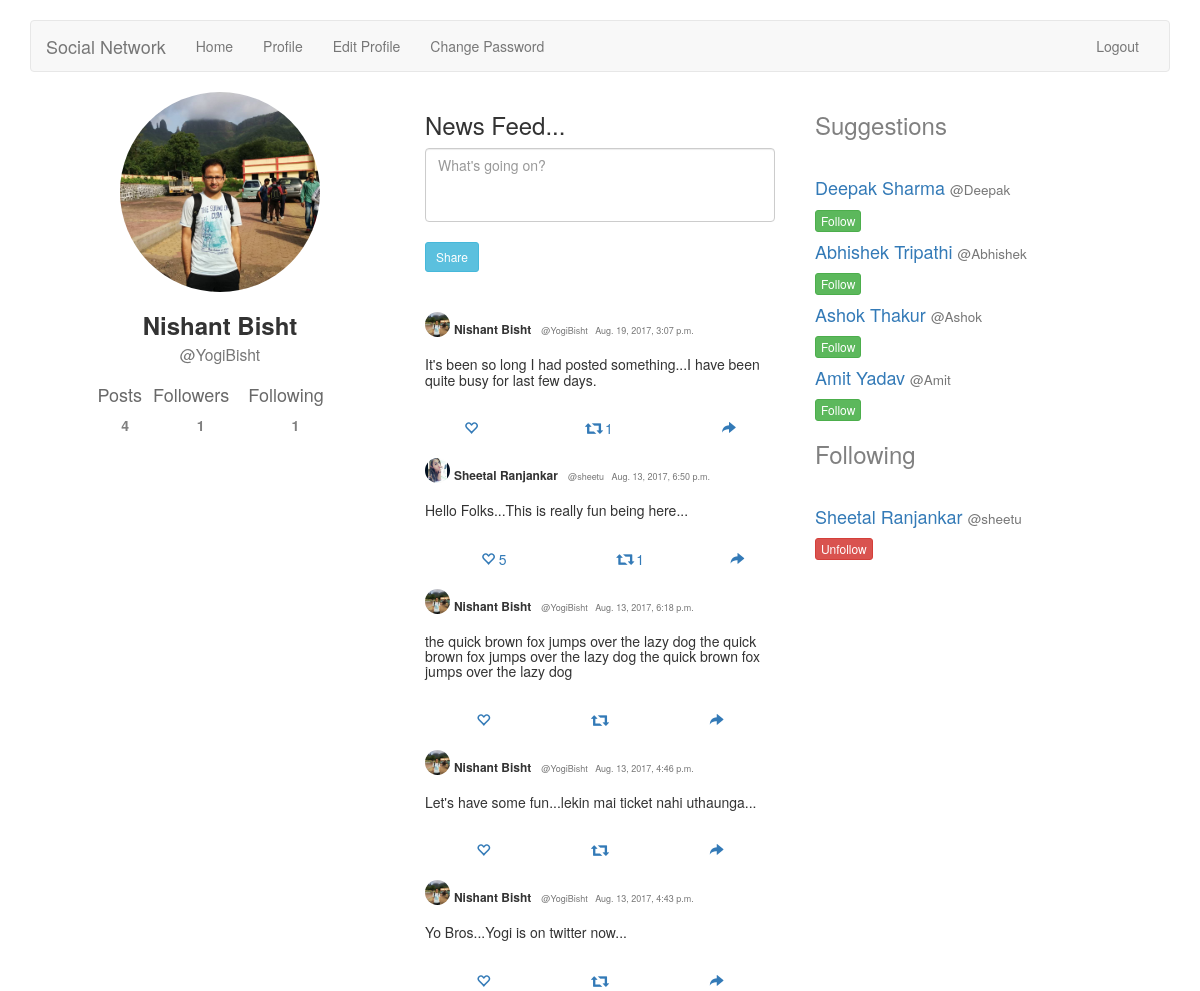
The app's page /accounts/home/ (signed in) with its own data.
### accounts/models.py (models this page shows, shortened)
class UserProfile(models.Model):
    user = models.OneToOneField(User)
    description = models.CharField(max_length=100, default='')
    city = models.CharField(max_length=100, default='')
    website = models.URLField(default='')
    phone = models.IntegerField(default=0)
    image = models.ImageField(upload_to='profile_image', blank=True)
    objects = models.Manager()
    Satara = UserProfileManager()

### home/models.py (models this page shows, shortened)
class Post(models.Model):
    post = models.TextField(max_length=160)
    user = models.ForeignKey(User)
    created = models.DateTimeField(auto_now_add=True)
    updated = models.DateTimeField(auto_now=True)
    likes = models.IntegerField(default=0)
    re_tweets = models.IntegerField(default=0)

class Retweets(models.Model):
    current_post = models.ForeignKey(Post, related_name='user_post', null= True)
    retweeters = models.ManyToManyField(User)
    posted_by = models.ForeignKey(User, related_name='post_owner', null=True)

### home/views.py (the view, shortened to what this page needs)
class HomeView(TemplateView):
    template_name = 'home/home.html'
    def get(self, request):
        form = HomeForm()
        posts = Post.objects.all().order_by('-created')
        users = User.objects.exclude(id=request.user.id)
        user = User.objects.get(id=request.user.id)
        friend, created = Friend.objects.get_or_create(current_user=request.user)
        following = friend.following.all()
        followers = friend.followers.all()
        userpost = Post.objects.filter(user=user).order_by('-created')
        retweets = Retweets.objects.all()
        args = {
            'form':form, 'posts': posts,
            'users':users, 'following': following,
            'followers':followers,
            'userpost':userpost, 'retweets':retweets,
        }
        return render(request, self.template_name, args)

### home/forms.py
class HomeForm(forms.ModelForm):
    post = forms.CharField(widget=forms.Textarea(
        attrs={
            'class': 'form-control',
            'placeholder': "What's going on?",
            'rows': 3,
            'style': 'resize:none;',
        }
    ))
    class Meta:
        model = Post
        fields = ('post',)

### home/templates/home/home.html (shortened to what this page needs)
{% extends 'base.html' %}
{% block body %}
<div class="container" >
    <div class="col-md-4" align="middle">
        {% if user.userprofile.image %}
        <img src="{{ user.userprofile.image.url }}"   align="middle" class="img-circle" width="200" height="200">
        <h3 ><b>{{ user.get_full_name }}</b><br>  <small>@{{ user.username }}</small></h3>
        {% endif %}
        <table style="width:70%">
            <tr style="color: #696969;">
                <th align="center"><h4>Posts</h4></th>
                <th align="center"><h4>Followers</h4></th>
                <th align="center"><h4>Following</h4></th>
            </tr>
            <tr style="color: #808080;">
                <td align="center"><b>{{ userpost.all.count }}</b></td>
                <td align="center"><b>{{ followers.all.count }}</b></td>
                <td align="center"><b>{{ following.all.count }}</b></td>
            </tr>
        </table>
    </div>
    <div class="col-md-4">
        <h3>News Feed...</h3>
        <form method="post">
            {{ form.post }}
            <br>
            <button type="submit" class="btn btn-info btn-sm">Share</button>
        </form>
        <br>
        {% for post in posts %}
            {% if post.user in following or post.user.id is request.user.id %}
            <div>
                <table style="width:100%;">
                    <tr>
                        <td colspan="3">
                            <p style="float: left;"><img src="{{ post.user.userprofile.image.url }}"
                                                     height="25px" width="25px" border="1px" class="img-circle">&nbsp
                            </p>
                            <p>
                                <h6 ><b>{{ post.user.get_full_name }}</b> &nbsp <small>@{{ post.user.username }}
                                        &nbsp {{ post.created }}</small></h6>
                            </p>
                        </td>
                     </tr>
                    <tr>
                        <td colspan="3">
                            <h5>{{ post.post }}</h5><br>
                        </td>
                     </tr>
                    <tr style="color: #808080;">
                        <td colspan="1" align="center">
                             <a href="{% url 'home:home' %}">
                                <span class="glyphicon glyphicon-heart-empty" aria-hidden="true">
                                </span>
                                 {% if post.likes %}
                                    {{ post.likes }}
                                {% endif %}
                             </a>
                        </td>
                        <td colspan="1" align="center">
                            <a href="{% url 'home:retweet' action='positive' pk=post.pk %}">
                                <span class="glyphicon glyphicon-retweet" aria-hidden="true"></span>
                                {% for tweets in retweets %}
                                   {% if tweets.current_post.id is post.id %}
                                        {{ tweets.retweeters.all.count }}
                                    {% endif %}
                                {% endfor %}
                            </a>
                        </td>
                        <td colspan="1" align="center">
                             <a href="{% url 'home:home' %}">
                                <span class="glyphicon glyphicon-share-alt" aria-hidden="true"></span>
                             </a>
                        </td><br>
                    </tr>
                </table>
            </div>
           {% endif%}
        {% endfor %}
    </div>
    <div class="col-md-4" style="position:fixed; right:0px">
        <h3 style="color: #808080;">Suggestions</h3><br>
        {% for user in users %}
            {% if not user in following %}
                <a href="{% url 'accounts:view_profile_with_pk' pk=user.pk %}">
                    <h4>{{ user.get_full_name }}  <small>@{{ user.username }}</small></h4>
                </a>
                <a href="{% url 'home:change_friends' operation='add' pk=user.pk %}">
                <button type="button" class="btn btn-success btn-xs">Follow</button>
                </a>
            {% endif %}
        {% endfor %}
        <h3 style="color: #808080;">Following</h3><br>
        {% for friend in following %}
            <a href="{% url 'accounts:view_profile_with_pk' pk=friend.pk %}">
               <h4>{{ friend.get_full_name }}  <small>@{{ friend.username }}</small></h4>
            </a>
            <a href="{% url 'home:change_friends' operation='remove' pk=friend.pk %}">
            <button type="button" class="btn btn-danger btn-xs">Unfollow</button>
            </a>
        {% endfor %}
    </div>
</div>
{% endblock %}

### records on screen
Post: user.userprofile.image (picture), user.get_full_name "Nishant Bisht", user.username "YogiBisht", created "Aug. 19, 2017, 3:07 p.m.", post "It's been so long I had posted something...I have been quite busy for last few days."
Retweets: retweeters.all.count "1"
Post: user.userprofile.image (picture), user.get_full_name "Sheetal Ranjankar", user.username "sheetu", created "Aug. 13, 2017, 6:50 p.m.", post "Hello Folks...This is really fun being here...", likes "5"
Retweets: retweeters.all.count "1"
Post: user.userprofile.image (picture), user.get_full_name "Nishant Bisht", user.username "YogiBisht", created "Aug. 13, 2017, 6:18 p.m.", post "the quick brown fox jumps over the lazy dog the quick brown fox jumps over the lazy dog the quick brown fox jumps over the lazy dog"
Post: user.userprofile.image (picture), user.get_full_name "Nishant Bisht", user.username "YogiBisht", created "Aug. 13, 2017, 4:46 p.m.", post "Let's have some fun...lekin mai ticket nahi uthaunga..."
Post: user.userprofile.image (picture), user.get_full_name "Nishant Bisht", user.username "YogiBisht", created "Aug. 13, 2017, 4:43 p.m.", post "Yo Bros...Yogi is on twitter now..."

### other values on screen
{{ user.get_full_name }} "Nishant Bisht"
{{ user.username }} "YogiBisht"
{{ userpost.all.count }} "4"
{{ followers.all.count }} "1"
{{ following.all.count }} "1"
{{ user.get_full_name }} "Deepak Sharma"
{{ user.username }} "Deepak"
{{ user.get_full_name }} "Abhishek Tripathi"
{{ user.username }} "Abhishek"
{{ user.get_full_name }} "Ashok Thakur"
{{ user.username }} "Ashok"
{{ user.get_full_name }} "Amit Yadav"
{{ user.username }} "Amit"
{{ friend.get_full_name }} "Sheetal Ranjankar"
{{ friend.username }} "sheetu"
